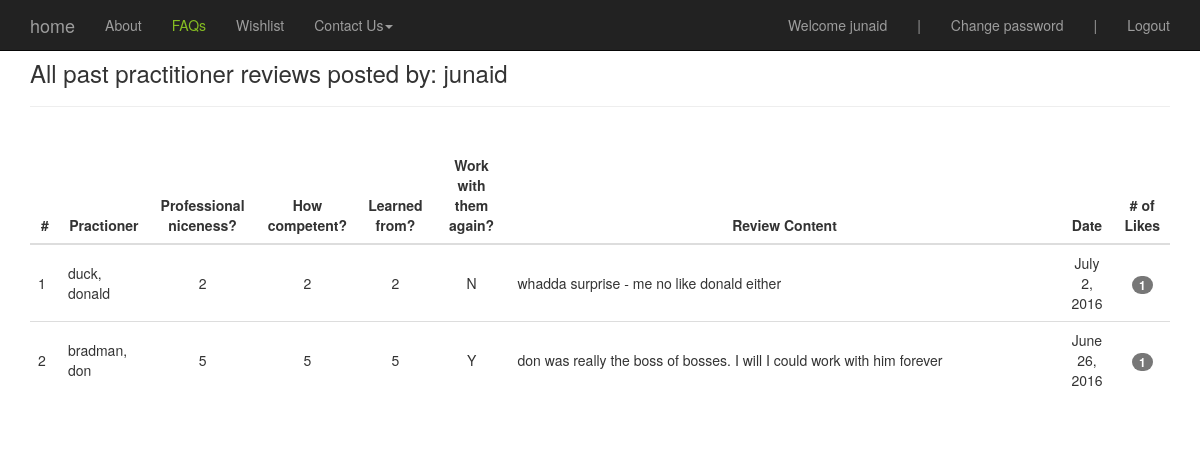
Before: /myaccount/myreviews/1/ (signed in) with the older database file.
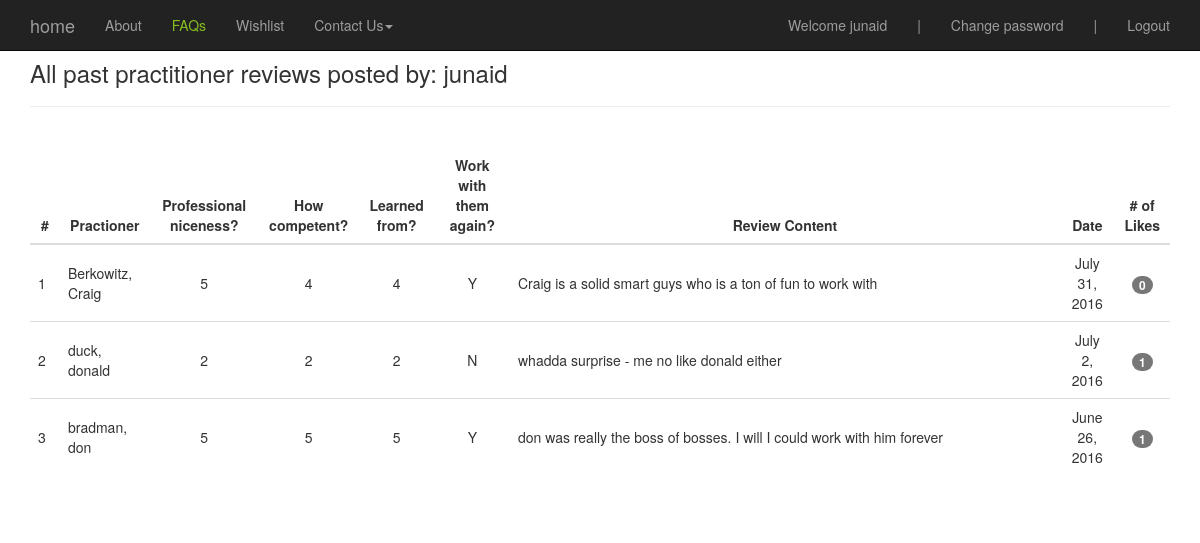
After: the same page with the newer database file.
### reviews/models.py (models this page shows, shortened)
class Review(models.Model):
	user = models.ForeignKey(settings.AUTH_USER_MODEL)
	employee = models.ForeignKey("Employee") #in quotes because model defined later
	length_working = models.PositiveIntegerField(verbose_name="how long have you worked with this person? (months)?")
	ques1 = models.PositiveIntegerField(verbose_name="How nice is this person in their professional interactions (1-5)? (5 = most)?", validators=[MinValueValidator(1), MaxValueValidator(5)])
	ques2 = models.PositiveIntegerField(verbose_name="How competent is this person in their domain of expertise (1-5)? (5 = most)", validators=[MinValueValidator(1), MaxValueValidator(5)])
	ques3 = models.PositiveIntegerField(verbose_name="How much did you learn from this person while working with them (1-5)? (5 = most)", validators=[MinValueValidator(1), MaxValueValidator(5)])
	timestamp = models.DateTimeField(auto_now=False, auto_now_add=True)
	WORK_AGAIN_CHOICES = (
	    ('Y', 'Yes'),
	    ('N', 'No'),
	)
	work_again =  models.CharField(verbose_name="would you work with this person again if you had the choice?",
									max_length=1, choices=WORK_AGAIN_CHOICES, null=False)
	content = models.TextField(verbose_name="Please provide some comments on what it was like to work with this person",
									max_length=1500, validators=[ MinLengthValidator(60, message="Please enter a more impactful review")])
	class Meta:
		unique_together = (("user", "employee"),)  #really important - prevents dups

class Employee(models.Model):
	tracking_id = models.IntegerField()
	first_name = models.CharField(max_length=120)
	last_name = models.CharField(max_length=120)
	email = models.CharField(max_length=120, null=True, blank=True)
	level = models.CharField(max_length=120)
	service_area = models.CharField(max_length=120)
	service_line = models.CharField(max_length=120, null=True, blank=True)
	office = models.CharField(max_length=120)
	is_live = models.BooleanField(default=True)
	timestamp = models.DateTimeField(auto_now=False, auto_now_add=True)
	@property
	def full_name(self):
		return ''.join([self.last_name, ', ', self.first_name])
	def __unicode__(self):
		return self.full_name

### reviews/views.py (the view)
# urls.py: url(r'^myaccount/myreviews/(?P<pk>\d+)/$', emp.view_past_user_reviews, name='past_user_reviews'),
@login_required
def view_past_user_reviews(request, pk=None):
	user_review_queryset = Review.objects.filter(user=request.user).order_by('-timestamp')
	user_review_queryset = user_review_queryset.annotate(num_votes=Count('votereview'))
	context = {
	"username": request.user,
	"user_review_queryset": user_review_queryset,
	}
	return render(request, "all_reviews_by_user.html", context)

### templates/all_reviews_by_user.html (shortened to what this page needs)
{% extends "base.html" %}
{% block content %}
<div class='container'>
<h3> All past practitioner reviews posted by: {{username}} </h3>
<hr/>
 	<div class='row'>
		<div class='col-sm-12'>
		<br>
		<table class="table">
			      <THEAD>
			        <TR>
			          <TH style="text-align:center">#</TH>
			          <TH style="text-align:center">Practioner</TH>
			          <TH style="text-align:center">Professional niceness?</TH>
			          <TH style="text-align:center" >How competent?</TH>
			          <TH style="text-align:center">Learned from?</TH>
			          <TH style="text-align:center">Work with them again?</TH>
			          <TH style="text-align:center" width="400">Review Content</TH>
			          <TH style="text-align:center">Date</TH>
			          <TH style="text-align:center"># of Likes</TH>
			        </TR>
			      </THEAD>
			      <TBODY>
			        {% for obj in user_review_queryset %}
			        <TR>
			          <TD class="vert-align" width="30">{{ forloop.counter }}</TD>
			          <TD class="vert-align" >{{obj.employee}} </TD>
			          <TD class="vert-hor-align">{{obj.ques1}}</TD>
			          <TD class="vert-hor-align">{{obj.ques2}}</TD>
			          <TD class="vert-hor-align">{{obj.ques3}}</TD>
			          <TD class="vert-hor-align">{{obj.work_again}}</TD>
			          <TD class="vert-align" width="550" >{{obj.content}}</TD>
			          <TD class="vert-hor-align">{{ obj.timestamp|date}}</TD>
			          <TD class="vert-hor-align"><span class="badge badge-info">{{obj.num_votes}}</span></TD>
			        {% endfor %}
			        </TR>
			      </TBODY>
			    </TABLE>
		<br>
		</div>
	</div>
</div>
{% endblock %}

Changed rows visible on the page:
added Review: employee "Berkowitz, Craig", ques1 "5", ques2 "4", ques3 "4", work_again "Y", content "Craig is a solid smart guys who is a ton of fun to work with", timestamp "July 31, 2016", num_votes "0"
